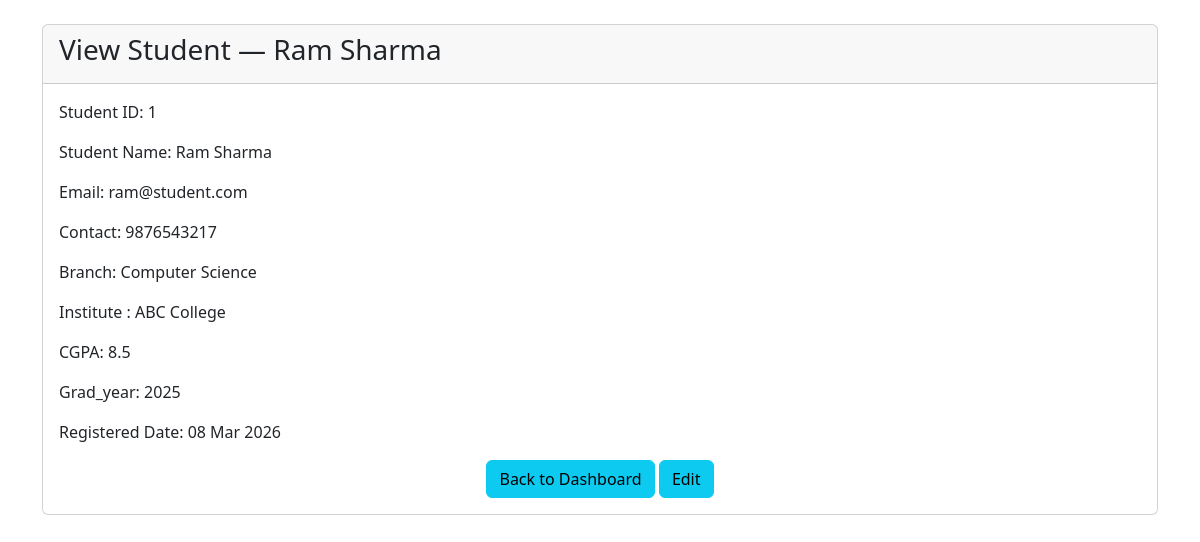
/dashboard/student/1 (signed in), run on an earlier commit of the app's database.
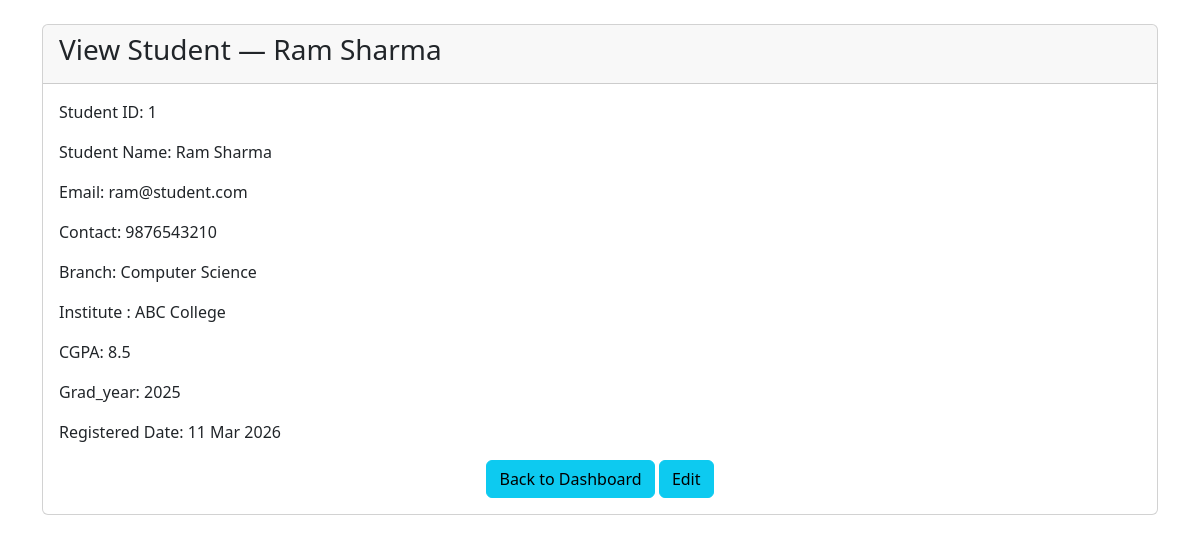
And on a later commit of the database.
### backend/models.py (models this page shows, shortened)
class Student(db.Model, UserMixin):
    __tablename__ = "student"
    student_id = db.Column(db.Integer, primary_key=True, autoincrement=True)
    full_name = db.Column(db.String(100), nullable=False)
    email = db.Column(db.String(120), unique=True, nullable=False)
    password = db.Column(db.String(255), nullable=False)
    phone = db.Column(db.String(15), unique=True, nullable=False)
    branch = db.Column(db.String(100), nullable=False)
    institute = db.Column(db.String(150))
    cgpa = db.Column(db.Float)
    grad_year = db.Column(db.Integer)
    is_active = db.Column(db.Boolean, default=True)
    registered_at = db.Column(db.DateTime, default=datetime.utcnow)
    applications = db.relationship('Application', backref='student', lazy=True)
    resume = db.relationship('Resume', backref='student', uselist=False)
    placements = db.relationship('Placement', backref='student', lazy=True,
                                 foreign_keys='Placement.student_id')

### backend/routes.py (the view)
@app.route("/dashboard/student/<int:student_id>")
@login_required
def student_page(student_id):
    if isinstance(current_user,Admin):
        student=Student.query.get(student_id)
        return render_template("admin/view_student.html", student=student)
    else:
        return "You are not authorized",403

### app.py (called while the page is built)
def create_app():
    app = Flask(__name__)
    app.config["SQLALCHEMY_DATABASE_URI"] = "sqlite:///mydb.sqlite"
    app.config["SECRET_KEY"] = "mysecretkey"
    app.config["UPLOAD_FOLDER"] = "static/resumes"
    db.init_app(app)
    login_manager = LoginManager(app)
    login_manager.login_view = "login"
    @login_manager.user_loader
    def load_user(user_id):
        from backend.models import Admin, Student, Company
        if "-" not in user_id:
            return None
        role, id = user_id.split("-")
        id = int(id)
        if role == "admin":
            return Admin.query.get(id)
        elif role == "student":
            return Student.query.filter_by(student_id=id).first()
        elif role == "company":
            return Company.query.filter_by(company_id=id).first()
        return None
    app.app_context().push()
    return app

### templates/admin/view_student.html (shortened to what this page needs)
<!DOCTYPE html>
<html lang="en">
<head>
    <link href="https://cdn.jsdelivr.net/npm/bootstrap@5.3.8/dist/css/bootstrap.min.css" rel="stylesheet"
>
</head>
<body>
      <div class="container mt-4">
        <div class="card">
            <div class="card-header">
                <h3>View Student — {{ student.full_name }}</h3>
            </div>
            <div class="card-body">
                <p>Student ID: {{student.student_id}}</p>
    <p>Student Name: {{student.full_name}}</p>
    <p> Email: {{student.email}}</p>
    <p>Contact: {{student.phone}}</p>
    <p>Branch: {{student.branch}}</p>
    <p>Institute : {{student.institute}}</p>
    <p>CGPA: {{student.cgpa}}</p>
    <p>Grad_year: {{student.grad_year}}</p>
    <p>Registered Date: {{student.registered_at.strftime("%d %b %Y")}}</p>
        <div class="text-center">
    <a href="javascript:history.back()" class="btn btn-info">Back to Dashboard</a>
    <a href="/admin/student/edit/{{ student.student_id }}" class="btn btn-info">Edit</a>
</div>
</body>
</html>

What changed in the data, as far as the page shows it:
changed Student "Ram Sharma": phone "9876543217" → "9876543210"; registered_at "08 Mar 2026" → "11 Mar 2026"
